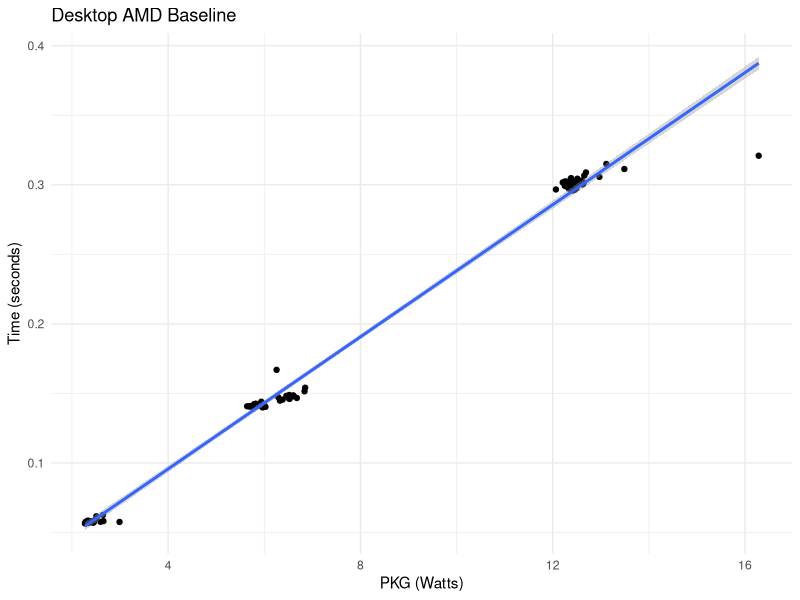

The R script that drew this image:
library(ggplot2)

amd_desktop_base <- read.csv("../data/test-23-Mar-09-04-38.csv")

ggplot(amd_desktop_base, aes(x=PKG,y=seconds))+geom_point()+geom_smooth(method="lm")+theme_minimal()+labs(title="Desktop AMD Baseline",x="PKG (Watts)",y="Time (seconds)")
